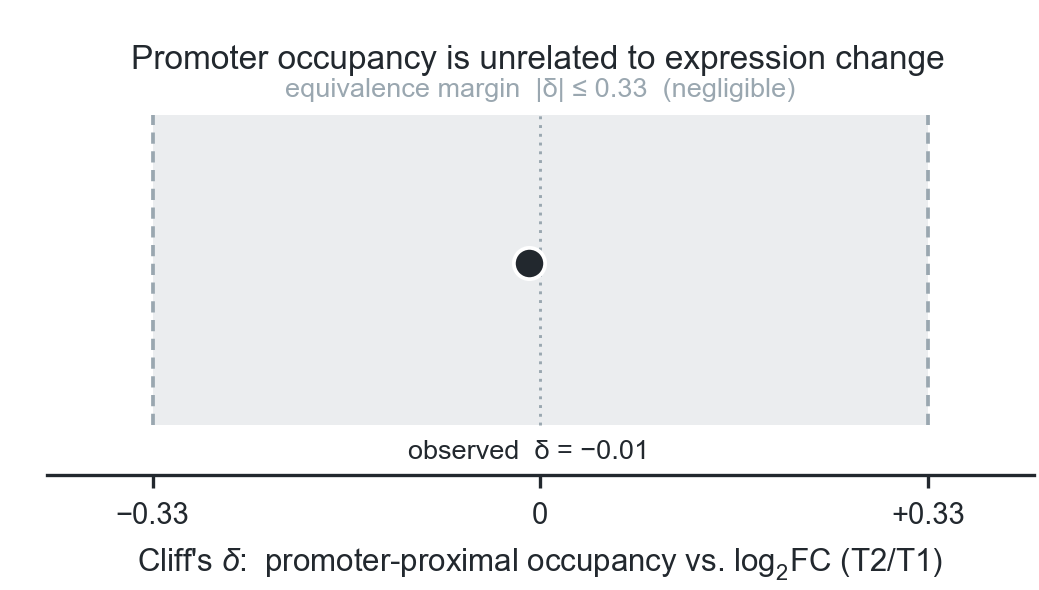

Write Python code to recreate this figure.
"""Figure 4 panel b — equivalence test on promoter-proximal occupancy vs expression change.

Renders the tile `panel_b.png` at exactly 1039 x 590 px for the Figure 4 composer.
Run in the `epi-rna` environment:  exec(open('panel_4b.py').read())
"""
import sys, importlib

# project style module (name starts with a digit, so import it by string)
sys.path.insert(0, '/Users/okaban/bioinfo/rna-seq/15_paper_figures/scripts')
U = importlib.import_module('00_shared_utils')

import matplotlib as mpl
import matplotlib.pyplot as plt
from matplotlib.colors import to_rgba
from matplotlib.transforms import blended_transform_factory
import pandas as pd

try:                                    # figure-style floor, if the skill sidecar is loaded
    apply_figure_style()                # noqa: F821
except Exception:
    pass
U.apply_unified_style()                 # project standard wins
mpl.rcParams['savefig.bbox'] = None     # style helpers set 'tight', which resizes the canvas
mpl.rcParams.update({'mathtext.fontset': 'custom', 'mathtext.rm': 'Arial',
                     'mathtext.it': 'Arial:italic', 'mathtext.bf': 'Arial:bold'})

# ── Data ────────────────────────────────────────────────────────────────────
# statistic, value (Cliff's delta), equivalence_margin_low/high, comparison
CSV = '{{artifact:aa6f3d34-d738-44fd-9670-41d5ed57de7e}}'
if CSV.startswith('{{'):                # unresolved marker (file run directly, not as a cell)
    CSV = host.artifact_path('aa6f3d34-d738-44fd-9670-41d5ed57de7e')  # noqa: F821
d = pd.read_csv(CSV).iloc[0]
delta = float(d['value'])
lo, hi = float(d['equivalence_margin_low']), float(d['equivalence_margin_high'])

MINUS = '\u2212'                        # U+2212, never hyphen-minus
def sgn(v, nd=2):
    s = f'{abs(v):.{nd}f}'
    return (MINUS if v < 0 else '') + s

# ── Canvas ──────────────────────────────────────────────────────────────────
fig = plt.figure(figsize=(1039 / 300, 590 / 300), dpi=300)
ax = fig.add_subplot(111)
fig.subplots_adjust(left=0.045, right=0.995, bottom=0.195, top=0.805)

XL = 0.42
BAND_Y0 = 0.14          # band floor in axes fraction — leaves a clear strip for the value label
DOT_Y = 0.59

# ── Equivalence margin: the zone inside which an effect counts as negligible ─
ax.axvspan(lo, hi, ymin=BAND_Y0, ymax=1.0, facecolor=to_rgba(U.COL_GRAY, 0.20),
           edgecolor='none', zorder=1)
for b in (lo, hi):
    ax.plot([b, b], [BAND_Y0, 1.0], transform=blended_transform_factory(ax.transData, ax.transAxes),
            color=U.COL_GRAY, lw=0.9, ls=(0, (3, 2)), zorder=2, solid_capstyle='butt')
ax.plot([0, 0], [BAND_Y0, 1.0], transform=blended_transform_factory(ax.transData, ax.transAxes),
        color=U.COL_GRAY, lw=0.7, ls=(0, (1, 2)), zorder=2)        # semantic zero

# ── The observed effect ─────────────────────────────────────────────────────
ax.plot([delta], [DOT_Y], transform=blended_transform_factory(ax.transData, ax.transAxes),
        marker='o', ms=7.5, mfc=U.COL_DARK, mec='white', mew=0.9, ls='none', zorder=5,
        clip_on=False)

# identity + headline value for the single mark
ax.text(delta, 0.065, f'observed  \u03b4 = {sgn(delta)}',
        transform=blended_transform_factory(ax.transData, ax.transAxes),
        ha='center', va='center', fontsize=6.5, color=U.COL_DARK, zorder=6)
# identity for the shaded zone, placed outside the data area
ax.text(0.0, 1.035, f'equivalence margin  |\u03b4| \u2264 {hi:.2f}  (negligible)',
        transform=blended_transform_factory(ax.transData, ax.transAxes),
        ha='center', va='bottom', fontsize=6.5, color=U.COL_GRAY, zorder=6)

# ── Axes ────────────────────────────────────────────────────────────────────
ax.set_xlim(-XL, XL)
ax.set_ylim(0, 1)
ax.set_xticks([lo, 0, hi])                       # margin bounds are self-labelled by the ticks
ax.set_xticklabels([sgn(lo), '0', '+' + f'{hi:.2f}'])
ax.set_yticks([])
ax.set_xlabel("Cliff's $\\delta$:  promoter-proximal occupancy vs. log$_2$FC (T2/T1)")
ax.set_title('Promoter occupancy is unrelated to expression change',
             loc='left', x=0.085, pad=11)        # x offset clears the composer's panel letter

U.style_axes(ax)
ax.spines['left'].set_visible(False)             # y carries no meaning here
ax.tick_params(axis='y', left=False)
ax.tick_params(axis='x', length=3, width=0.8)

# ── Save (tile: exact pixel size, no tight bbox) ────────────────────────────
U.assert_no_text_collisions(fig, 'Fig4b equivalence')
fig.savefig('panel_b.png', dpi=300, transparent=True, bbox_inches=None, pad_inches=0)

from PIL import Image
sz = Image.open('panel_b.png').size
assert sz == (1039, 590), sz

# §9.1 geometric re-check on the saved canvas
r = fig.canvas.get_renderer()
texts = [(t, t.get_window_extent(r)) for t in fig.findobj(mpl.text.Text)
         if t.get_text().strip() and t.get_visible()]
bad = [(a.get_text()[:20], b.get_text()[:20]) for i, (a, ba) in enumerate(texts)
       for b, bb in texts[i + 1:] if ba.overlaps(bb)]
outside = [t.get_text()[:20] for t, b in texts
           if b.x0 < -1 or b.y0 < -1 or b.x1 > fig.bbox.x1 + 1 or b.y1 > fig.bbox.y1 + 1]
assert not bad and not outside, (bad, outside)
print('size', sz, '| text-text overlaps', bad, '| outside canvas', outside)
